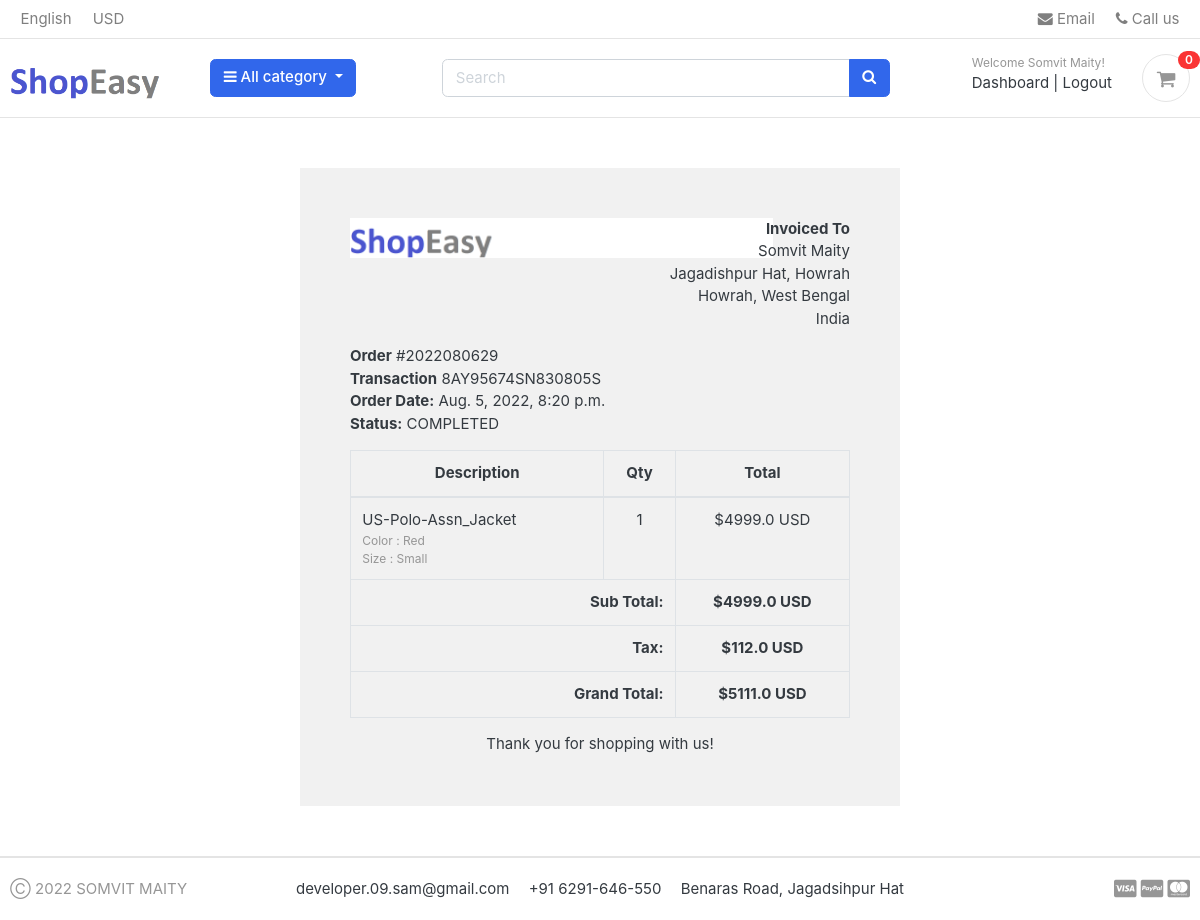
/accounts/order_detail/2022080629/ (signed in), run on the app's committed database.
### accounts/models.py (models this page shows, shortened)
class Accounts(AbstractBaseUser):
    full_name = models.CharField(max_length=150)
    username = models.CharField(max_length=50, unique=True)
    email = models.EmailField(max_length=150, unique=True)
    phone_number = models.CharField(max_length=50)
    date_joined = models.DateTimeField(auto_now_add=True)
    last_login = models.DateTimeField(auto_now_add=True)
    is_admin = models.BooleanField(default=False)
    is_staff = models.BooleanField(default=False)
    is_active = models.BooleanField(default=False)
    is_superadmin = models.BooleanField(default=False)
    USERNAME_FIELD = 'email'
    REQUIRED_FIELDS = ['full_name', 'username']
    class Meta:
        verbose_name = 'Accounts'
        verbose_name_plural = 'Accounts'
    objects = MyAccountManager()

### Order/models.py (models this page shows, shortened)
class Order(models.Model):
    user = models.ForeignKey(Accounts, on_delete=models.SET_NULL, null=True)
    payment = models.ForeignKey(Payment, on_delete=models.SET_NULL, null=True, blank=True)
    order_number = models.CharField(max_length=150)
    first_name = models.CharField(max_length=150)
    last_name = models.CharField(max_length=150)
    phone = models.CharField(max_length=150)
    email = models.EmailField(max_length=250)
    address_line_1 = models.CharField(max_length=350)
    address_line_2 = models.CharField(max_length=350, blank=True)
    country = models.CharField(max_length=150)
    state = models.CharField(max_length=150)
    city = models.CharField(max_length=150)
    order_total = models.FloatField()
    tax = models.FloatField()
    status = models.CharField(choices=dropdown_choices, max_length=15, default="New")
    ip = models.CharField(max_length=250, blank=True)
    order_note = models.CharField(max_length=350, blank=True)
    is_ordered = models.BooleanField(default=False)
    created_at = models.DateTimeField(auto_now_add=True)
    updated_at = models.DateTimeField(auto_now=True)
    def full_name(self):
        return f"{self.first_name} {self.last_name}"
    def full_address(self):
        return f"{self.address_line_1} {self.address_line_2}"

class Payment(models.Model):
    user = models.ForeignKey(Accounts, on_delete=models.CASCADE)
    payment_id = models.CharField(max_length=100)
    payment_method = models.CharField(max_length=250)
    amount_paid = models.CharField(max_length=100)
    status = models.CharField(max_length=150)
    created_at = models.DateTimeField(auto_now_add=True)

class Order_product(models.Model):
    order = models.ForeignKey(Order, on_delete=models.CASCADE)
    payment = models.ForeignKey(Payment, on_delete=models.SET_NULL, blank=True, null=True)
    user = models.ForeignKey(Accounts, on_delete=models.CASCADE)
    product = models.ForeignKey(Product, on_delete=models.CASCADE)
    variations = models.ManyToManyField(VariationModel, blank=True)
    quantity = models.IntegerField()
    product_price = models.FloatField()
    is_ordered = models.BooleanField(default=False)
    created_at = models.DateTimeField(auto_now_add=True)
    updated_at = models.DateTimeField(auto_now=True)

### store/models.py (models this page shows, shortened)
class Product(models.Model):
    product_name = models.CharField(max_length=250, unique=True)
    slug = models.SlugField(max_length=250, unique=True)
    description = models.TextField(max_length=450, blank=True)
    price = models.IntegerField()
    images = models.ImageField(upload_to='photos/products')
    stock = models.IntegerField()
    is_available = models.BooleanField(default=True)
    category = models.ForeignKey(Category, on_delete=models.CASCADE)
    created_date = models.DateTimeField(auto_now_add=True)
    modified_date = models.DateTimeField(auto_now=True)

class VariationModel(models.Model):
    product = models.ForeignKey(Product, on_delete=models.CASCADE)
    variation_category = models.CharField(max_length=100, choices=variation_choices)
    variation_value = models.CharField(max_length=150)
    is_active = models.BooleanField(default=True)
    created_date = models.DateTimeField(auto_now_add=True)
    objects = VariationManager()

### accounts/views.py (the view)
# urls.py: path('order_detail/<int:order_id>/', views.order_detail, name='order_detail'),
@login_required(login_url='signin')
def order_detail(request, order_id):
    order_details = Order_product.objects.filter(order__order_number=order_id)
    order = Order.objects.get(order_number=order_id)
    subtotal = order.order_total - order.tax
    data = dict(
        order_detail=order_details,
        order=order,
        subtotal=subtotal,
    )
    return render(request, 'accounts/order_detail.html', data)

### carts/context_processors.py (called while the page is built)
def counter(request):
    count = 0
    if 'admin' in request.path:
        return {}
    else:
        cart = Cart.objects.filter(cart_id=_cart_id(request))
        if request.user.is_authenticated:
            cart_items = CartItem.objects.all().filter(user=request.user)
        else:
            cart_items = CartItem.objects.all().filter(cart=cart[:1])
        try:
            for item in cart_items:
                count += item.quantity
        except Cart.DoesNotExist:
            count = 0
        return dict(count=count)

### carts/views.py (called while the page is built)
def _cart_id(request):
    cart_item_session_key = request.session.session_key
    if not cart_item_session_key:
        cart_item_session_key = request.session.create()
    return cart_item_session_key

### category/context_processors.py (called while the page is built)
def menu_links(request):
    links = Category.objects.all()
    return dict(links=links)

### category/models.py (called while the page is built)
    def get_url(self):
        return reverse('product_by_categories', args=[self.slug])

### templates/accounts/order_detail.html
{% extends 'base.html' %}
{% load static %}
{% block content %}
<div class="container" style="margin: 0 auto;width: 50%;padding: 50px;background: #f1f1f1;margin-top: 50px;margin-bottom: 50px;">
    <div class="row invoice row-printable">
        <div class="col-md-12">
            <div class="panel panel-default plain" id="dash_0">
                <div class="panel-body p30">
                    <div class="row">
                        <div class="col-lg-6">
                            <div class="invoice-logo"><img src="{% static 'images/custom/Untitled1.png' %}" alt="Invoice logo" style="max-height: 40px;"></div>
                        </div>
                        <div class="col-lg-6">
                            <div class="invoice-from">
                                <ul class="list-unstyled text-right">
                                    <li><strong>Invoiced To</strong></li>
                                    <li>{{order.full_name}}</li>
                                    <li>{{order.full_address}}</li>
                                    <li>{{order.city}}, {{order.state}}</li>
                                    <li>{{order.country}}</li>
                                </ul>
                            </div>
                        </div>
                        <div class="col-lg-12">
                            <div class="invoice-details mt25">
                                <div class="well">
                                    <ul class="list-unstyled mb0">
                                        <li><strong>Order</strong>   #{{order.order_number}}</li>
                                        <li><strong>Transaction</strong>   {{order.payment.payment_id}}</li>
                                        <li><strong>Order Date:</strong>   {{order.created_at}}</li>
                                        <li><strong>Status:</strong>   {{order.payment.status}}</li>
                                    </ul>
                                </div>
                            </div>
                            <div class="invoice-items">
                                <div class="table-responsive" style="overflow: hidden; outline: none;" tabindex="0">
                                    <table class="table table-bordered">
                                        <thead>
                                            <tr>
                                                <th class="per70 text-center">Description</th>
                                                <th class="per5 text-center">Qty</th>
                                                <th class="per25 text-center">Total</th>
                                            </tr>
                                        </thead>
                                        <tbody>
                                        {% for i in order_detail %}
                                            <tr>
                                                <td>{{i.product.product_name}}
                                                <p class="text-muted small">
                                                  {% if i.variations.all %}
                                                    {% for item in i.variations.all %}
                                                      {{ item.variation_category | capfirst }} : {{ item.variation_value | capfirst }} <br>
                                                    {% endfor %}
                                                  {% endif %}
                                                </p>
                                                </td>
                                                <td class="text-center">{{i.quantity}}</td>
                                                <td class="text-center">${{i.product_price}} USD</td>
                                            </tr>
                                        {% endfor %}
                                        </tbody>
                                        <tfoot>
                                            <tr>
                                                <th colspan="2" class="text-right">Sub Total:</th>
                                                <th class="text-center">${{subtotal}} USD</th>
                                            </tr>
                                            <tr>
                                                <th colspan="2" class="text-right">Tax:</th>
                                                <th class="text-center">${{order.tax}} USD</th>
                                            </tr>
                                            <tr>
                                                <th colspan="2" class="text-right">Grand Total:</th>
                                                <th class="text-center">${{order.order_total}} USD</th>
                                            </tr>
                                        </tfoot>
                                    </table>
                                </div>
                            </div>
                            <div class="invoice-footer mt25">
                                <p class="text-center">Thank you for shopping with us!</p>
                            </div>
                        </div>
                    </div>
                </div>
            </div>
        </div>
    </div>
    </div>
{% endblock %}

### templates/includes/header.html (shortened to what this page needs)
{% load static %}
<header class="section-header">
{% include 'includes/navbar.html' %}
<section class="header-main border-bottom">
  <div class="container">
<div class="row align-items-center">
  <div class="col-lg-2 col-md-3 col-6">
    <a href="{% url 'home' %}" class="brand-wrap">
    </a>
  </div>
  <div class="col-lg col-sm col-md col-6 flex-grow-0">
    <div class="category-wrap dropdown d-inline-block float-right">
      <button type="button" class="btn btn-primary dropdown-toggle" data-toggle="dropdown">
        <i class="fa fa-bars"></i> All category
      </button>
    </div>
  </div>
<a href="{% url 'store' %}" class="btn btn-outline-primary">Store</a>
  <div class="col-lg  col-md-6 col-sm-12 col">
    <form action="{% url 'search' %}" class="search" method="GET">
      <div class="input-group w-100">
          <input type="text" class="form-control" style="width:60%;" placeholder="Search" name='keyword'>
          <div class="input-group-append">
            <button class="btn btn-primary" type="submit">
              <i class="fa fa-search"></i>
            </button>
          </div>
        </div>
    </form>
  </div>
  <div class="col-lg-3 col-sm-6 col-8 order-2 order-lg-3">
        <div class="d-flex justify-content-end mb-3 mb-lg-0">
          {% if user.id is None %}
          <div class="widget-header">
            <small class="title text-muted">Welcome guest!</small>
            <div>
              <a href="{% url 'signin' %}">Sign in</a> <span class="dark-transp"> | </span>
              <a href="{% url 'register' %}"> Register</a>
            </div>
          </div>
          {% else %}
          <div class="widget-header">
            <small class="title text-muted">Welcome {{user.full_name}}!</small>
            <div>
              <a href="{% url 'dashboard' %}">Dashboard</a> <span class="dark-transp"> | </span>
              <a href="{% url 'logout' %}">Logout</a>
            </div>
          </div>
          {% endif %}
          <a href="{% url 'cart' %}" class="widget-header pl-3 ml-3">
            <div class="icon icon-sm rounded-circle border"><i class="fa fa-shopping-cart"></i></div>
            <span class="badge badge-pill badge-danger notify">{{count}}</span>
          </a>
        </div>
      </div>
</div>
  </div>
</section>
</header>

### shopeasy/static/css/ui.css (style rules this page uses)
html { font-family: "Inter", sans-serif; font-size: 15px; }
.icon-xs, .icon-sm, .icon-md, .icon-lg { display: inline-block; text-align: center; flex-shrink: 0; flex-grow: 0; }
.icon-sm { width: 48px; height: 48px; line-height: 48px !important; font-size: 20px; }
p:last-child { margin-bottom: 0; }
.header-main { position: relative; padding-top: 1rem; padding-bottom: 1rem; }
.widget-header { display: inline-block; vertical-align: middle; position: relative; }
.widget-header a { color: #343a40; }
.widget-header i { color: #969696; }
.widget-header .title { display: block; }
.widget-header .notify { position: absolute; top: -3px; right: -10px; }
[class*=list-] li:after { visibility: hidden; display: block; content: ""; overflow: hidden; height: 0; clear: both; }
.notify { position: absolute; top: -4px; right: -10px; display: inline-block; padding: 0.25em 0.6em; font-size: 12px; line-height: 1; text-align: center; border-radius: 3rem; color: #fff; background-color: #fa3434; }

### data on the page
Accounts: full_name "Somvit Maity"
Order: full_name "Somvit Maity", full_address "Jagadishpur Hat, Howrah", city "Howrah", state "West Bengal", country "India", order_number "2022080629", payment.payment_id "8AY95674SN830805S", created_at "Aug. 5, 2022, 8:20 p.m.", payment.status "COMPLETED", tax "112.0", order_total "5111.0"
Order_product: product.product_name "US-Polo-Assn_Jacket", quantity "1", product_price "4999.0"
VariationModel: variation_category "Color", variation_value "Red"
VariationModel: variation_category "Size", variation_value "Small"

### other printed values
{{ count }} "0"
{{ subtotal }} "4999.0"
